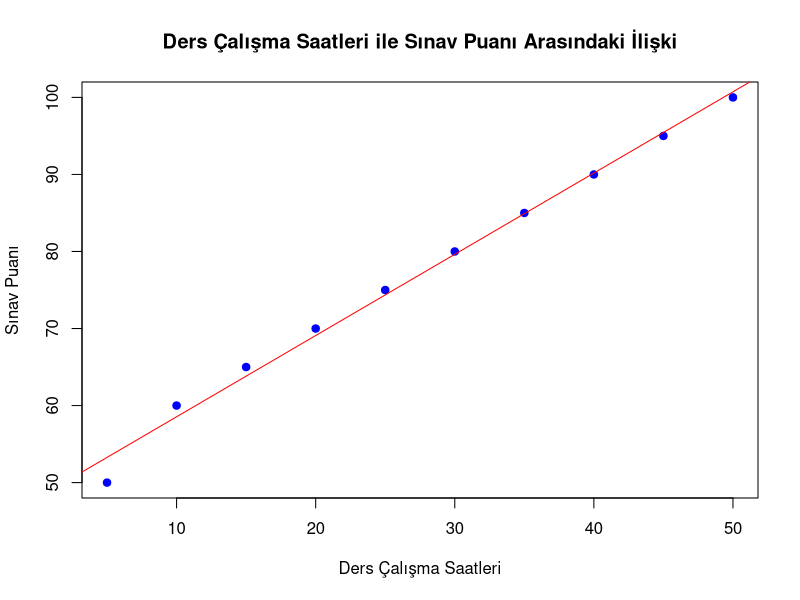
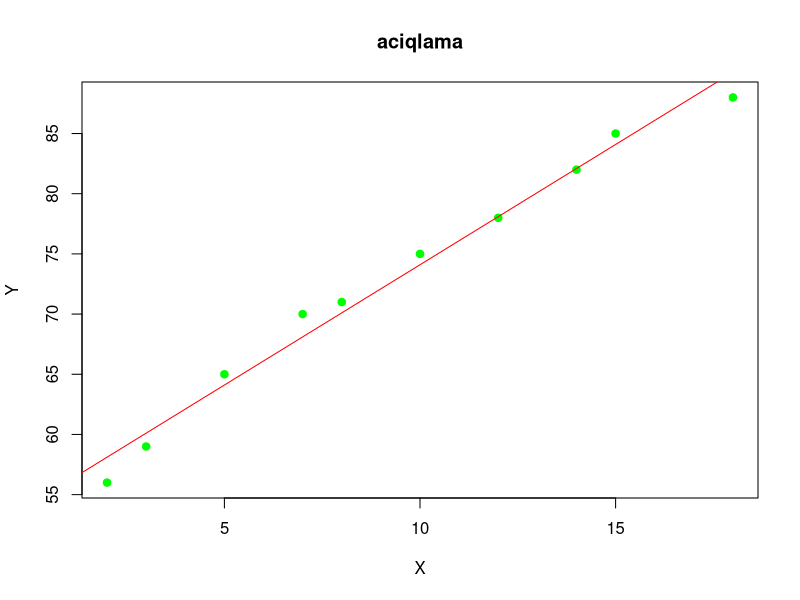

Reproduce these figures in R, in order.
ogrenci <- 1:10
ders_calisma_saatleri <- c(5, 10, 15, 20, 25, 30, 35, 40, 45, 50)
sinav_puani <- c(50, 60, 65, 70, 75, 80, 85, 90, 95, 100)

veri <- data.frame(Ogrenci = ogrenci, Ders_Calisma_Saatleri = ders_calisma_saatleri, Sinav_Puani = sinav_puani)

model <- lm(Sinav_Puani ~ Ders_Calisma_Saatleri, data = veri)

print(model)

summary(model)

plot(veri$Ders_Calisma_Saatleri, veri$Sinav_Puani,
     xlab = "Ders Çalışma Saatleri",
     ylab = "Sınav Puanı",
     main = "Ders Çalışma Saatleri ile Sınav Puanı Arasındaki İlişki",
     pch = 19, col = "blue")

abline(model,col="red")








n<-1:10
x<-c(2, 3, 5, 7, 8, 10, 12, 14, 15, 18)
y<-c(56, 59, 65, 70, 71, 75, 78, 82, 85, 88)

problem<-data.frame(N=n,X=x, Y=y)

cozum<-lm(Y~X,data=problem)

print(cozum)

summary(cozum)
print(summary(cozum))
plot(problem$X,problem$Y, xlab="X", ylab="Y", main="aciqlama", pch=19, col="green")


abline(cozum,col="red")













       